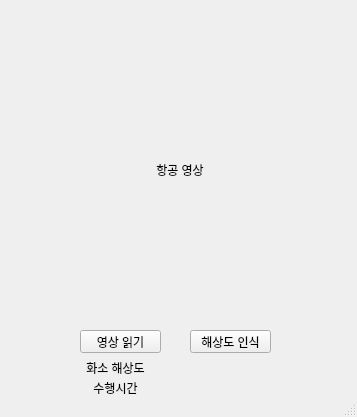
<?xml version="1.0" encoding="UTF-8"?>
<ui version="4.0">
 <class>MainWindow</class>
 <widget class="QMainWindow" name="MainWindow">
  <property name="geometry">
   <rect>
    <x>0</x>
    <y>0</y>
    <width>357</width>
    <height>417</height>
   </rect>
  </property>
  <property name="windowTitle">
   <string>Pixel resolution estimation</string>
  </property>
  <widget class="QWidget" name="centralwidget">
   <widget class="QPushButton" name="pushButton">
    <property name="geometry">
     <rect>
      <x>80</x>
      <y>330</y>
      <width>81</width>
      <height>23</height>
     </rect>
    </property>
    <property name="text">
     <string>영상 읽기</string>
    </property>
   </widget>
   <widget class="QPushButton" name="pushButton_2">
    <property name="geometry">
     <rect>
      <x>190</x>
      <y>330</y>
      <width>81</width>
      <height>23</height>
     </rect>
    </property>
    <property name="text">
     <string>해상도 인식</string>
    </property>
   </widget>
   <widget class="QLabel" name="label">
    <property name="geometry">
     <rect>
      <x>30</x>
      <y>20</y>
      <width>300</width>
      <height>300</height>
     </rect>
    </property>
    <property name="text">
     <string>항공 영상</string>
    </property>
    <property name="alignment">
     <set>Qt::AlignCenter</set>
    </property>
   </widget>
   <widget class="QLabel" name="label_3">
    <property name="geometry">
     <rect>
      <x>140</x>
      <y>360</y>
      <width>131</width>
      <height>16</height>
     </rect>
    </property>
    <property name="text">
     <string/>
    </property>
    <property name="alignment">
     <set>Qt::AlignCenter</set>
    </property>
   </widget>
   <widget class="QLabel" name="label_5">
    <property name="geometry">
     <rect>
      <x>150</x>
      <y>380</y>
      <width>131</width>
      <height>16</height>
     </rect>
    </property>
    <property name="text">
     <string/>
    </property>
    <property name="alignment">
     <set>Qt::AlignCenter</set>
    </property>
   </widget>
   <widget class="QLabel" name="label_6">
    <property name="geometry">
     <rect>
      <x>50</x>
      <y>380</y>
      <width>131</width>
      <height>16</height>
     </rect>
    </property>
    <property name="text">
     <string>수행시간</string>
    </property>
    <property name="alignment">
     <set>Qt::AlignCenter</set>
    </property>
   </widget>
   <widget class="QLabel" name="label_4">
    <property name="geometry">
     <rect>
      <x>50</x>
      <y>360</y>
      <width>131</width>
      <height>16</height>
     </rect>
    </property>
    <property name="text">
     <string>화소 해상도</string>
    </property>
    <property name="alignment">
     <set>Qt::AlignCenter</set>
    </property>
   </widget>
   <zorder>label</zorder>
   <zorder>pushButton</zorder>
   <zorder>pushButton_2</zorder>
   <zorder>label_3</zorder>
   <zorder>label_5</zorder>
   <zorder>label_6</zorder>
   <zorder>label_4</zorder>
  </widget>
  <widget class="QMenuBar" name="menubar">
   <property name="geometry">
    <rect>
     <x>0</x>
     <y>0</y>
     <width>357</width>
     <height>21</height>
    </rect>
   </property>
  </widget>
  <widget class="QStatusBar" name="statusbar"/>
 </widget>
 <resources/>
 <connections/>
</ui>
